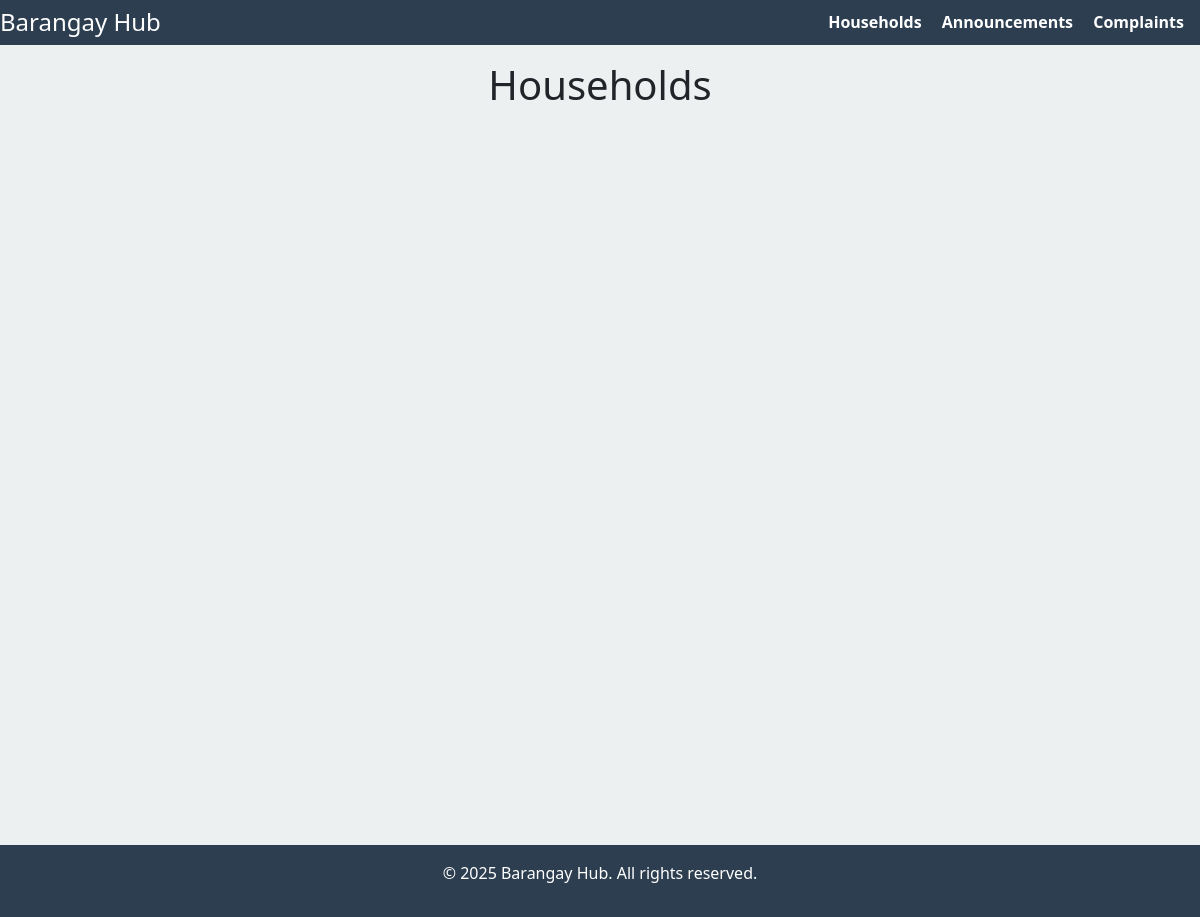
Before: / with the older database file.
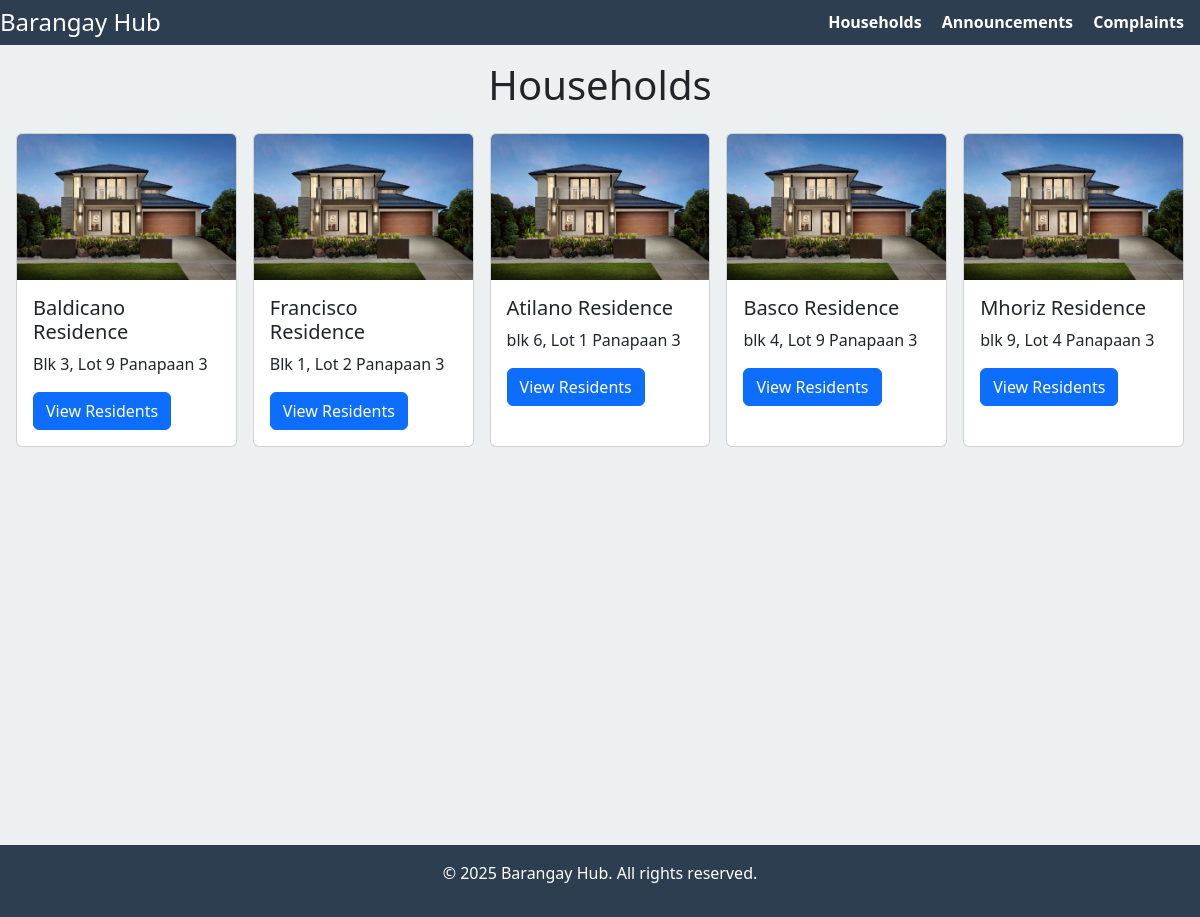
After: the same page with the newer database file.
### app/models.py (models this page shows, shortened)
class Household(models.Model):
    name = models.CharField(max_length=100)
    address = models.TextField()

### app/views.py (the view)
# urls.py: path('', HouseHoldListView.as_view(), name='Household'),
class HouseHoldListView(ListView):
    model = Household
    context_object_name = 'households'
    template_name = 'app/Household.html'

### app/templates/app/Household.html
{% extends 'app/base.html'%}
{% load static %}
{% block content %}
<h1 class="text-center">Households</h1>
<div class="d-flex p-3 gap-3 justify-content-center">
 {% for household in households %}
 <div class="card" style="width: 18rem;">
   <img src="{% static 'images/house-example.jpg' %}" class="card-img-top" alt="...">
    <div class="card-body">
      <h5 class="card-title">{{household.name}}</h5>
      <p class="card-text">{{household.address}}</p>
      <a href="{% url 'household-residents' household.pk %}" class="btn btn-primary">View Residents</a>
    </div>
  </div>
 {% endfor %}
</div>
{% endblock content %}

### app/templates/app/base.html (shortened to what this page needs)
<!DOCTYPE html>
{% load static %}
<html lang="en">
<head>
    <link rel="stylesheet" href="{% static 'css/base.css' %}">
    <link href="https://cdn.jsdelivr.net/npm/bootstrap@5.3.3/dist/css/bootstrap.min.css" rel="stylesheet">
</head>
<body>
        {% include 'app/navbar.html' %}
        <main class="content">
            {% block content %}
            {% endblock content %}
        </main>
    <footer class="footer">
        <p>© 2025 Barangay Hub. All rights reserved.</p>
    </footer>
</body>
</html>

### app/templates/app/navbar.html
    <header class="navbar">
        <div class="navbar-logo">
            <h1>Barangay Hub</h1>
        </div>
        <nav class="navbar-links pe-3">
            <a href="{% url 'Household' %}" class="navbar-link">Households</a>
            <a href="{% url 'Announcement' %}" class="navbar-link">Announcements</a>
            <a href="{% url 'Complaints' %}" class="navbar-link">Complaints</a>
        </nav>
    </header>

### static/css/base.css (style rules this page uses)
body { font-family: Arial, sans-serif; margin: 0; padding: 0; background-color: #f9f9f9; overflow-x: hidden; }
.navbar { background-color: #2c3e50; padding: 1rem; display: flex; justify-content: space-between; align-items: center; color: #fff; }
.navbar-logo h1 { margin: 0; font-size: 1.5rem; }
.navbar-links .navbar-link { margin-left: 1rem; text-decoration: none; color: #fff; font-weight: bold; }
.content { background-color: #ecf0f1; min-height: 100vh; width: 100%; padding-top: 1rem; }
.footer { background-color: #2c3e50; color: #fff; text-align: center; padding: 1rem; position: relative; bottom: 0; width: 100%; }

Changed rows visible on the page:
added Household: name "Baldicano Residence", address "Blk 3, Lot 9 Panapaan 3"
added Household: name "Francisco Residence", address "Blk 1, Lot 2 Panapaan 3"
added Household: name "Atilano Residence", address "blk 6, Lot 1 Panapaan 3"
added Household: name "Basco Residence", address "blk 4, Lot 9 Panapaan 3"
added Household: name "Mhoriz Residence", address "blk 9, Lot 4 Panapaan 3"
